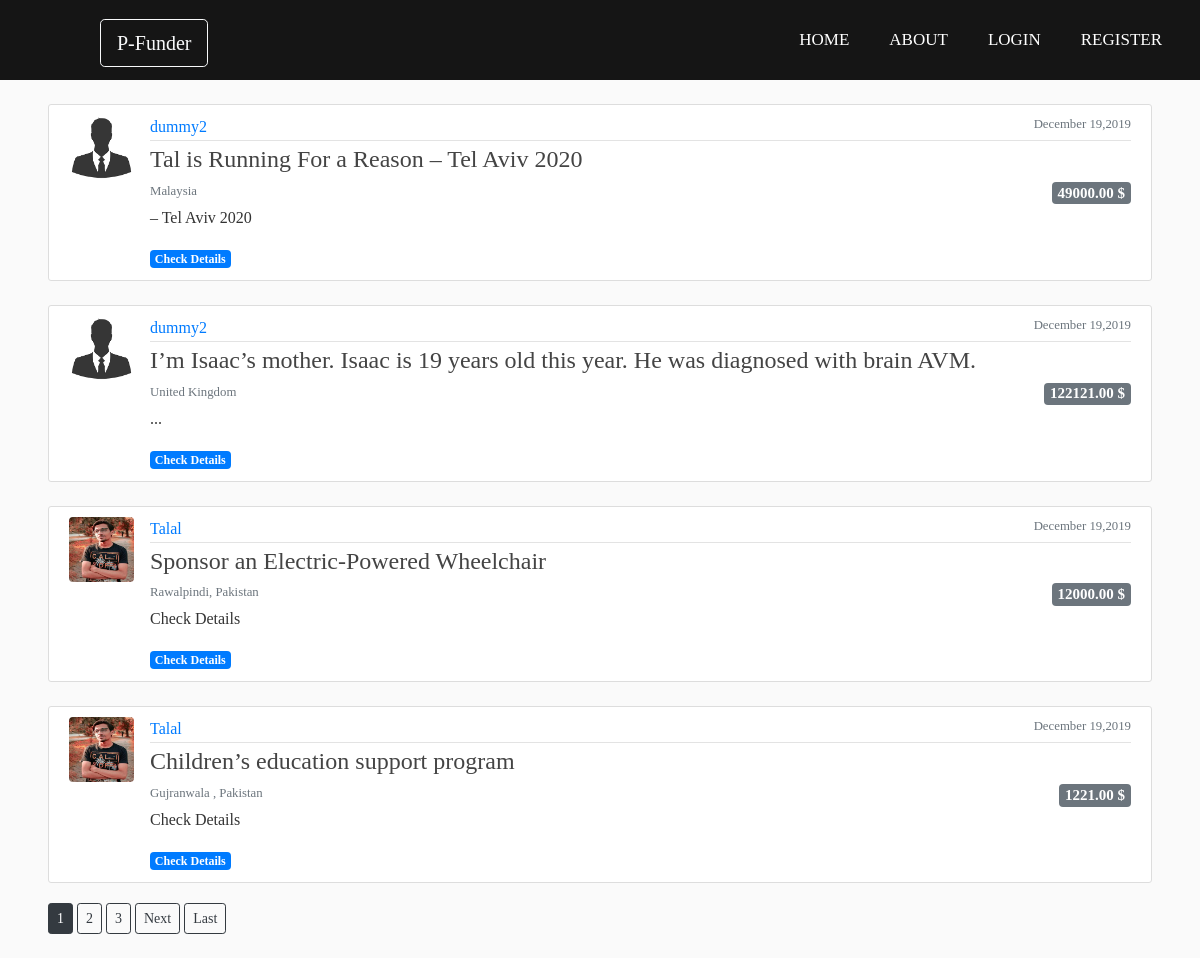
/home/, run on the app's committed database.
### posts/models.py (models this page shows, shortened)
class Post(models.Model):
	title = models.CharField(max_length=100)
	location = models.CharField(max_length=35,help_text='Kindly atleast mention City,Country')
	brief = models.TextField(max_length=500, help_text='Write an overview to be displayed on Homepage')
	description= models.TextField(help_text='Please Mention your Jazzcash or EasyPaisa account (If Any)')
	amount = models.DecimalField( max_digits = 10 ,decimal_places=2, help_text='Enter the amount in US Dollars $')
	mobileAccount = models.CharField(max_length=15,blank=True,null=True,help_text='Enter your Jazzcash or EasyPaisa Account</br>This is for Jazzcash or EasyPaisa money transfer')
	cNIC= models.CharField(max_length = 13,blank=True,null=True,help_text='This is for Jazzcash / EasyPaisa money transfer')
	bankAccount = models.CharField(max_length = 26,help_text='This is for Jazzcash / EasyPaisa / Bank money transfer' ,blank=True,null=True)
	email = models.EmailField( help_text='Enter the email so that someone can contact you in case of any help ')
	phone = PhoneField(blank=True,null=True, help_text = '+[country code][number]x[extension]')
	date_posted = models.DateTimeField(default = timezone.now)
	author = models.ForeignKey(User, on_delete = models.CASCADE)

### users/models.py (models this page shows, shortened)
class Profile(models.Model):
	user = models.OneToOneField(User, on_delete = models.CASCADE)
	image = models.ImageField(default='default.png' , upload_to = 'profile_pics')

### posts/views.py (the view)
# urls.py: path('', PostListView.as_view(), name='posts-home'),
class PostListView(ListView):
	model = Post
	template_name = 'posts/home.html' 	# <app>/<model>_<viewtype>.html
	context_object_name = 'posts'
	ordering = ['-date_posted']
	paginate_by = 4

### posts/templates/posts/home.html (shortened to what this page needs)
{% extends "posts/base.html"%}
{% block content %}
	{% for post in posts %}
		<article class="media content-section w-80 mr-5 ml-5 mt-4 " >
			<img class = 'rounded article-img' src="{{ post.author.profile.image.url }}">
		  <div class="media-body ">
		    <div class="article-metadata ">
		      <a class="mr-2 " href="{% url 'user-posts' post.author.username %}">{{ post.author }}</a>
		      <small class="text-muted float-right ">{{ post.date_posted|date:"F d,Y" }}</small>
		    </div>
		    <h4><a class="article-title " href="{% url 'posts-detail' post.id  %}">{{ post.title }}</a></h4>
		    <h5 class="text-muted text-right"> <span class="badge badge-secondary float-right mb-1">{{ post.amount }}  $ </span></h5>
		    <small class="text-muted float-left ml-0.5" >{{ post.location }}</small><br>
		    <span class="article-brief   mt-3">{{ post.brief|linebreaks }}</span>
		    <a class="badge badge-primary float-top" href="{% url 'posts-detail' post.id  %}">Check Details</a>
		  </div>
		</article>
	{% endfor %}
		<span class='ml-5'>
			{% if is_paginated %}
				{% for num in page_obj.paginator.page_range %}
					{% if page_obj.number == num %}
					<a class="btn btn-dark btn-sm  mb-4" href="?page={{ num }}">{{ num }}</a>
					{% elif num > page_obj.number|add:'-3' and num < page_obj.number|add:'3'  %}
					<a class="btn btn-outline-dark btn-sm mb-4" href="?page={{ num }}">{{ num }}</a>
					{% endif %}
				{% endfor %}
				{% if page_obj.has_next %}
					<a class="btn btn-outline-dark btn-sm mb-4" href="?page={{ page_obj.next_page_number }}">Next</a>
					<a class="btn btn-outline-dark btn-sm mb-4" href="?page={{ page_obj.paginator.num_pages }}">Last</a>
				{% endif %}
			{% endif %}
		</span>
{% endblock content %}

### posts/templates/posts/base.html (shortened to what this page needs)
{% load static %}
<!DOCTYPE html>
<html>
<head>
    <link rel="stylesheet" href="https://stackpath.bootstrapcdn.com/bootstrap/4.4.1/css/bootstrap.min.css">
    <link rel="stylesheet" type="text/css" href="{% static 'posts/main.css' %}">
    <link rel="stylesheet" type="text/css" href="{% static 'posts/style.css' %}">
</head>
<body>
    <nav>
      <label class="logo" ><a class="btn btn-outline-light btn-lg" href="{% url 'landing' %}">P-Funder</a></label>
      <ul>
        <li><a href="{% url 'posts-home' %}">Home</a></li>
        <li><a href="{% url 'posts-about' %}">About</a></li>
        {% if user.is_authenticated %}
        <li><a href="{% url 'posts-create' %}">New Post</a></li>
        <li><a href="{% url 'profile' %}">Profile</a></li>
        <li><a href="{% url 'logout' %}">Logout</a></li>
        {% else %}
        <li><a href="{% url 'login' %}">Login</a></li>
        <li><a href="{% url 'register' %}">Register</a></li>
        {% endif %}
      </ul>
    </nav>
      {% block content %}
      {% endblock %}
</body>
</html>

### posts/static/posts/main.css (style rules this page uses)
body { background: #fafafa; color: #333333; }
h1, h2, h3, h4, h5, h6 { color: #444444; }
ul { margin: 0; }
.content-section { background: #ffffff; padding: 10px 20px; border: 1px solid #dddddd; border-radius: 3px; margin-bottom: 20px; }
.article-title { color: #444444; }
.article-img { height: 65px; width: 65px; margin-right: 16px; }
.article-metadata { padding-bottom: 1px; margin-bottom: 4px; border-bottom: 1px solid #e3e3e3 }

### posts/static/posts/style.css (style rules this page uses)
* { padding: 0; margin: 0; text-decoration: none; list-style: none; box-sizing: border-box; }
body { font-family: montserrat; }
nav { background: #151515; height: 80px; width: 100%; }
label.logo { color: white; font-size: 35px; line-height: 80px; padding: 0 100px; font-weight: bold; }
nav ul { float: right; margin-right: 20px; }
nav ul li { display: inline-block; line-height: 80px; margin: 0 5px; }
nav ul li a { color: white; font-size: 17px; padding: 7px 13px; border-radius: 3px; text-transform: uppercase; }

### data on the page
Post: author.profile.image (placeholder picture), author "dummy2", date_posted "December 19,2019", title "Tal is Running For a Reason – Tel Aviv 2020", amount "49000.00", location "Malaysia", brief "– Tel Aviv 2020"
Post: author.profile.image (placeholder picture), author "dummy2", date_posted "December 19,2019", title "I’m Isaac’s mother. Isaac is 19 years old this year. He was diagnosed with brain AVM.", amount "122121.00", location "United Kingdom", brief "..."
Post: author.profile.image (placeholder picture), author "Talal", date_posted "December 19,2019", title "Sponsor an Electric-Powered Wheelchair", amount "12000.00", location "Rawalpindi, Pakistan", brief "Check Details"
Post: author.profile.image (placeholder picture), author "Talal", date_posted "December 19,2019", title "Children’s education support program", amount "1221.00", location "Gujranwala , Pakistan", brief "Check Details"

### other printed values
{{ num }} "1"
{{ num }} "2" "3"
